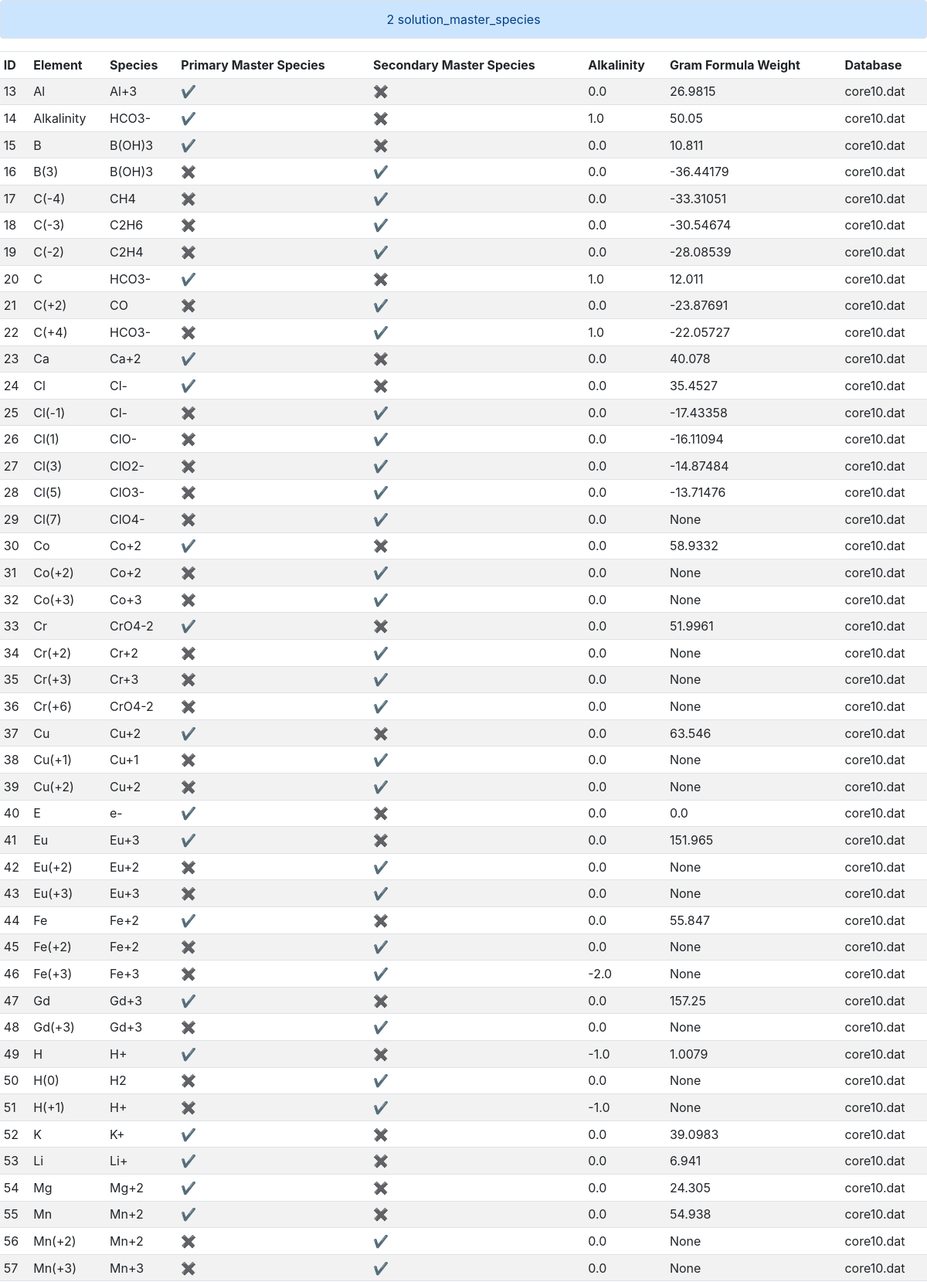
Page /details?id=2&type=solution_master_species (upper part) on the committed database.
### tables this page shows
CREATE TABLE solution_master_species (id INTEGER, element TEXT NOT NULL, master_species TEXT, primary_master_species INTEGER DEFAULT 0, secondary_master_species INTEGER DEFAULT 0, alkalinity REAL, gfw_formula TEXT, element_gfw REAL, db_id INTEGER, PRIMARY KEY(id), FOREIGN KEY(db_id) REFERENCES db_meta(id));

CREATE TABLE db_meta (id INTEGER, name TEXT NOT NULL, solution_master_species INTEGER, solution_species INTEGER, phases INTEGER, PRIMARY KEY(id));

### application.py (the view, shortened to what this page needs)
@app.route("/details")
def details():
    db_id = flask.request.args.get("id")
    search_type = flask.request.args.get("type")
    if search_type == "solution_master_species":
        results = db.execute(
            "SELECT solution_master_species.id AS ID, element AS Element, master_species AS Species, primary_master_species AS 'Primary Master Species', secondary_master_species AS 'Secondary Master Species', alkalinity AS Alkalinity, element_gfw AS 'Gram Formula Weight', db_meta.name AS Database FROM solution_master_species JOIN db_meta ON solution_master_species.db_id = db_meta.id WHERE db_id = ?", db_id)
    elif search_type == "phases":
        results = db.execute(
                    "SELECT phases.id AS ID, phases.name AS Name, defined_phase AS Formula, equation AS Equation, log_k AS 'log K', delta_h AS 'ΔH', delta_h_units AS '(units)', db_meta.name AS Database FROM phases JOIN db_meta ON phases.db_id = db_meta.id WHERE db_id = ?", db_id)
    if search_type == "solution_master_species" or search_type == "solution_species":
        for i in range(len(results)):
            for old, new in [("0", "\u2716"), ("1", "\u2714")]:
                results[i]["Primary Master Species"] = str(results[i]["Primary Master Species"]).replace(old, new)
                results[i]["Secondary Master Species"] = str(results[i]["Secondary Master Species"]).replace(old, new)
    flask.flash(db_id + " " + search_type)
    return flask.render_template("results.html", results=results)

### templates/results.html (shortened to what this page needs)
{% extends "layout.html" %}
{% block main %}
<div>
    <table class="table table-hover table-sm table-striped">
        <thead>
            {% for key in results[0] %}
                <td>{{ key }}</td>
            {% endfor %}
        </thead>
        <tbody>
            {% for result in results %}
                <tr>
                    {% for key, value in result.items() %}
                        <td>{{ value }}</td>
                    {% endfor %}
                </tr>
            {% endfor %}
        </tbody>
    </table>
</div>
{% endblock %}

### static/styles.css (style rules this page uses)
thead { font-weight: bold; }

### rows in the picture
solution_master_species: result "13" "✔" "✖", element "Al", master_species "Al+3", alkalinity "0.0", element_gfw "26.9815", name "core10.dat"
solution_master_species: result "14" "✔" "✖", element "Alkalinity", master_species "HCO3-", alkalinity "1.0", element_gfw "50.05", name "core10.dat"
solution_master_species: result "15" "B" "✔" "✖", master_species "B(OH)3", alkalinity "0.0", element_gfw "10.811", name "core10.dat"
solution_master_species: result "16" "✖" "✔", element "B(3)", master_species "B(OH)3", alkalinity "0.0", element_gfw "-36.44179", name "core10.dat"
solution_master_species: result "17" "✖" "✔", element "C(-4)", master_species "CH4", alkalinity "0.0", element_gfw "-33.31051", name "core10.dat"
solution_master_species: result "18" "✖" "✔", element "C(-3)", master_species "C2H6", alkalinity "0.0", element_gfw "-30.54674", name "core10.dat"
solution_master_species: result "19" "✖" "✔", element "C(-2)", master_species "C2H4", alkalinity "0.0", element_gfw "-28.08539", name "core10.dat"
solution_master_species: result "20" "C" "✔" "✖", master_species "HCO3-", alkalinity "1.0", element_gfw "12.011", name "core10.dat"
solution_master_species: result "21" "✖" "✔", element "C(+2)", master_species "CO", alkalinity "0.0", element_gfw "-23.87691", name "core10.dat"
solution_master_species: result "22" "✖" "✔", element "C(+4)", master_species "HCO3-", alkalinity "1.0", element_gfw "-22.05727", name "core10.dat"
solution_master_species: result "23" "✔" "✖", element "Ca", master_species "Ca+2", alkalinity "0.0", element_gfw "40.078", name "core10.dat"
solution_master_species: result "24" "✔" "✖", element "Cl", master_species "Cl-", alkalinity "0.0", element_gfw "35.4527", name "core10.dat"
solution_master_species: result "25" "✖" "✔", element "Cl(-1)", master_species "Cl-", alkalinity "0.0", element_gfw "-17.43358", name "core10.dat"
solution_master_species: result "26" "✖" "✔", element "Cl(1)", master_species "ClO-", alkalinity "0.0", element_gfw "-16.11094", name "core10.dat"
solution_master_species: result "27" "✖" "✔", element "Cl(3)", master_species "ClO2-", alkalinity "0.0", element_gfw "-14.87484", name "core10.dat"
solution_master_species: result "28" "✖" "✔", element "Cl(5)", master_species "ClO3-", alkalinity "0.0", element_gfw "-13.71476", name "core10.dat"
solution_master_species: result "29" "✖" "✔" "None", element "Cl(7)", master_species "ClO4-", alkalinity "0.0", name "core10.dat"
solution_master_species: result "30" "✔" "✖", element "Co", master_species "Co+2", alkalinity "0.0", element_gfw "58.9332", name "core10.dat"
solution_master_species: result "31" "✖" "✔" "None", element "Co(+2)", master_species "Co+2", alkalinity "0.0", name "core10.dat"
solution_master_species: result "32" "✖" "✔" "None", element "Co(+3)", master_species "Co+3", alkalinity "0.0", name "core10.dat"
solution_master_species: result "33" "✔" "✖", element "Cr", master_species "CrO4-2", alkalinity "0.0", element_gfw "51.9961", name "core10.dat"
solution_master_species: result "34" "✖" "✔" "None", element "Cr(+2)", master_species "Cr+2", alkalinity "0.0", name "core10.dat"
solution_master_species: result "35" "✖" "✔" "None", element "Cr(+3)", master_species "Cr+3", alkalinity "0.0", name "core10.dat"
solution_master_species: result "36" "✖" "✔" "None", element "Cr(+6)", master_species "CrO4-2", alkalinity "0.0", name "core10.dat"
solution_master_species: result "37" "✔" "✖", element "Cu", master_species "Cu+2", alkalinity "0.0", element_gfw "63.546", name "core10.dat"
solution_master_species: result "38" "✖" "✔" "None", element "Cu(+1)", master_species "Cu+1", alkalinity "0.0", name "core10.dat"
solution_master_species: result "39" "✖" "✔" "None", element "Cu(+2)", master_species "Cu+2", alkalinity "0.0", name "core10.dat"
solution_master_species: result "40" "E" "✔" "✖", master_species "e-", alkalinity "0.0", element_gfw "0.0", name "core10.dat"
solution_master_species: result "41" "✔" "✖", element "Eu", master_species "Eu+3", alkalinity "0.0", element_gfw "151.965", name "core10.dat"
solution_master_species: result "42" "✖" "✔" "None", element "Eu(+2)", master_species "Eu+2", alkalinity "0.0", name "core10.dat"
solution_master_species: result "43" "✖" "✔" "None", element "Eu(+3)", master_species "Eu+3", alkalinity "0.0", name "core10.dat"
solution_master_species: result "44" "✔" "✖", element "Fe", master_species "Fe+2", alkalinity "0.0", element_gfw "55.847", name "core10.dat"
solution_master_species: result "45" "✖" "✔" "None", element "Fe(+2)", master_species "Fe+2", alkalinity "0.0", name "core10.dat"
solution_master_species: result "46" "✖" "✔" "None", element "Fe(+3)", master_species "Fe+3", alkalinity "-2.0", name "core10.dat"
solution_master_species: result "47" "✔" "✖", element "Gd", master_species "Gd+3", alkalinity "0.0", element_gfw "157.25", name "core10.dat"
solution_master_species: result "48" "✖" "✔" "None", element "Gd(+3)", master_species "Gd+3", alkalinity "0.0", name "core10.dat"
solution_master_species: result "49" "H" "✔" "✖", master_species "H+", alkalinity "-1.0", element_gfw "1.0079", name "core10.dat"
solution_master_species: result "50" "✖" "✔" "None", element "H(0)", master_species "H2", alkalinity "0.0", name "core10.dat"
solution_master_species: result "51" "✖" "✔" "None", element "H(+1)", master_species "H+", alkalinity "-1.0", name "core10.dat"
solution_master_species: result "52" "K" "✔" "✖", master_species "K+", alkalinity "0.0", element_gfw "39.0983", name "core10.dat"
solution_master_species: result "53" "✔" "✖", element "Li", master_species "Li+", alkalinity "0.0", element_gfw "6.941", name "core10.dat"
solution_master_species: result "54" "✔" "✖", element "Mg", master_species "Mg+2", alkalinity "0.0", element_gfw "24.305", name "core10.dat"
solution_master_species: result "55" "✔" "✖", element "Mn", master_species "Mn+2", alkalinity "0.0", element_gfw "54.938", name "core10.dat"
solution_master_species: result "56" "✖" "✔" "None", element "Mn(+2)", master_species "Mn+2", alkalinity "0.0", name "core10.dat"
solution_master_species: result "57" "✖" "✔" "None", element "Mn(+3)", master_species "Mn+3", alkalinity "0.0", name "core10.dat"

### other values in the picture
{{ get_flashed_messages() | join(" ") }} "2 solution_master_species"
{{ key }} "ID" "Element" "Species" "Primary Master Species" "Secondary Master Species" "Alkalinity" "Gram Formula Weight" "Database"
